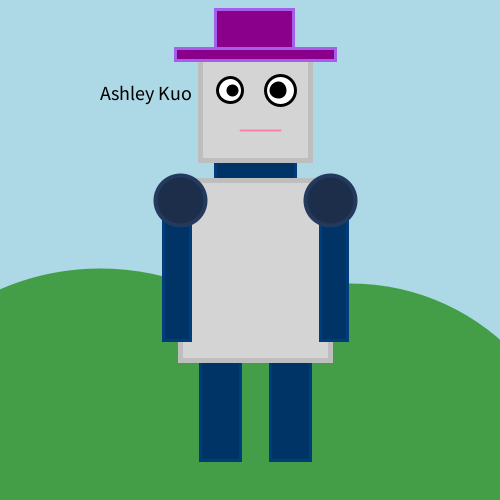
Frame 1 (no input)
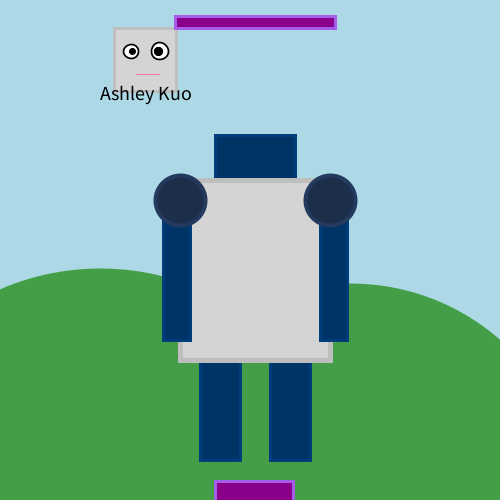
Frame 60 (the mouse pressed at the canvas centre just before this capture)
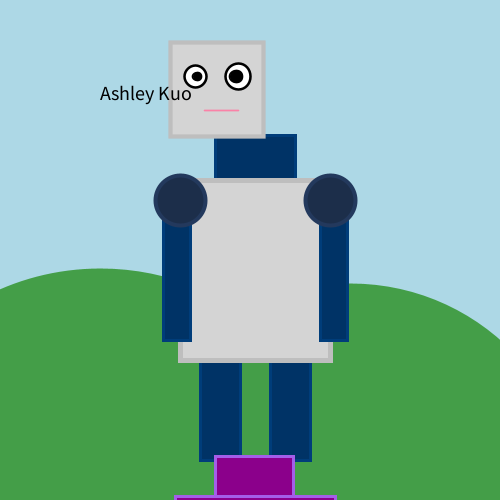
Frame 120 (the mouse held since frame 60 and released just before this capture)

The Processing sketch that drew these frames (run headless with seeded random() and noise(); from frame 60 on, the mouse is pressed at the canvas centre):

// Processing sketch: Ashley_Kuo___Robot_Project_with_oscillating_and_repeating
// ── Ashley_Kuo___Robot_Project_with_oscillating_and_repeating.pde
/*
Ashley Kuo
 6/27/22
 In my robot project I am making the hat fall off then reset back
 onto the head. The head is going to get bigger then smaller.
 I did this because I thought that if the head is moving at a fast 
 speed then the hat will fall off.
 */
int d = 50;
boolean growing = true;

float scaleFactor = 1;
float scaleSpeed = -0.01;

int y = 1;
int y2 = 40;

void setup () {
  size(500, 500);
}

void draw () {
  background(#ADD8E6); //blue background

  fill(#449e48);
  stroke(#449e48);
  strokeWeight(4);

  circle( 100, 520, 500);
  circle( 350, 510, 450);

  fill(#003366);
  stroke(#003d7a);
  strokeWeight(3);

  rect(215, 135, 80, 50); //neck


  push();

  scale(scaleFactor);

  scaleFactor = scaleFactor + scaleSpeed;
  if (scaleFactor < .5) {
    scaleSpeed = abs(scaleSpeed);
  }
  if (scaleFactor > 1) {
    scaleSpeed = -abs(scaleSpeed);
  }


  // oscillating head:
  fill(#D4D4D4); // light gray
  stroke(#BEBEBE); //darker gray
  strokeWeight(5);

  square(200, 50, 110); //head

  //eyes:
  fill(#FFFFFF); //white
  stroke(#000000); //black
  strokeWeight(3);

  circle(230, 90, 25);

  circle(280, 90, 30);

  //pupils:
  fill(#000000); //black
  stroke(#000000); //black
  strokeWeight(2);

  circle(232, 90, 10);
  circle(278, 90, 15);

  stroke(#fa82a7);
  line(280, 130, 240, 130); //mouth

  pop();

//growing head:
  if (growing) {
    d = (d + 1);
    noStroke();
    fill(255);

    if (d >= width) {
      growing = false;
    }
  } else {

    d --;
    if (d <= 0) {
      growing = true;
    }
  }


  //legs:
  fill(#003366); //navy blue
  stroke(#003d7a); //little lighter navy blue
  strokeWeight(3);

  rect(200, 290, 40, 170);

  rect(270, 290, 40, 170);

  fill(#D4D4D4); // light gray
  stroke(#BEBEBE); //darker gray
  strokeWeight(5);

  rect(180, 180, 150, 180); //body

  //arms:
  fill(#003366); // navy blue
  stroke(#003d7a); //lighter blue
  strokeWeight(3);

  rect(163, 190, 27, 150);

  rect( 320, 190, 27, 150);

  //shoulder:
  fill(#1c2e4a); //dark navy blue
  stroke(#23395d); // lighter navy blue
  strokeWeight(4);

  circle(180, 200, 50);

  circle(330, 200, 50);

  //name plate:
  fill(0);
  textSize(20);
  text("Ashley Kuo", 100, 100);

  //hat:
  fill(#8B008B); //magenta
  stroke(#A45EE9); //lighter and more neon magenta
  strokeWeight(3);
// falling hat code
  y = y + 8; 
  y2 = y2 + 8;
  rect(215, y, 78, 45);
  rect(175, y2, 160, 12);
  
// repeating code
  if (y > 500) {
    y = 0;
}
  if (y2 > 500) {
    y2 = 0;
 }
  
} 
